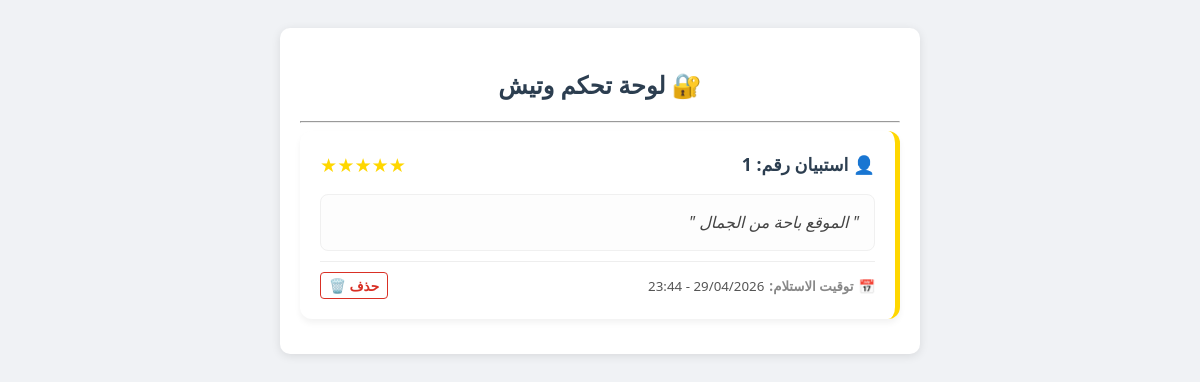
/admin, run on an earlier commit of the app's database.
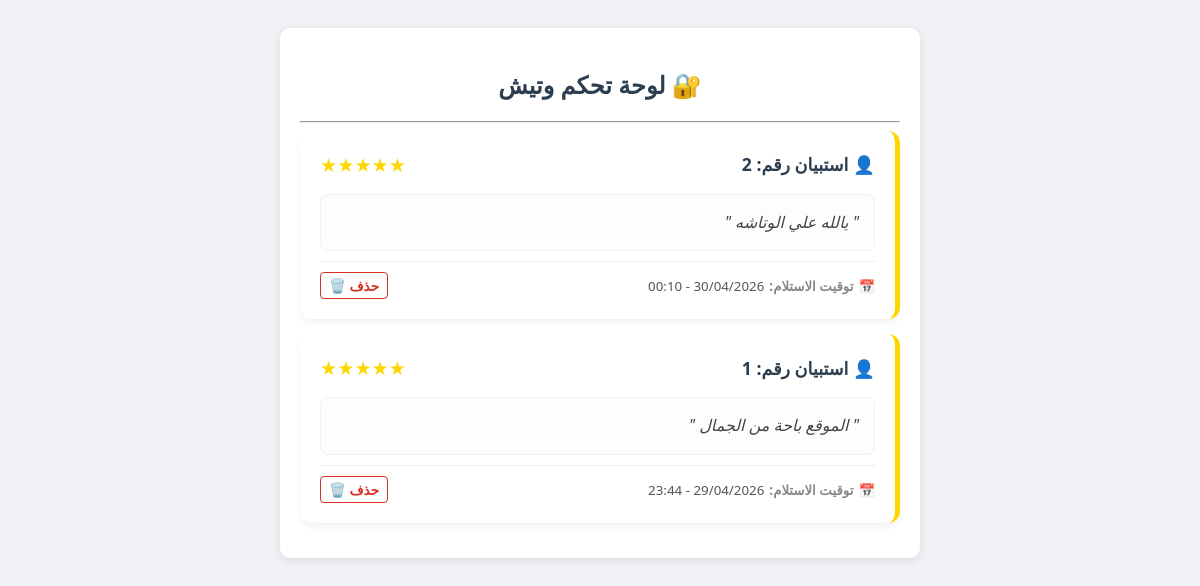
And on a later commit of the database.
### CURRENCY_PRICES.py (models this page shows)
class Survey(db.Model):
    id = db.Column(db.Integer, primary_key=True)
    feedback = db.Column(db.Text)
    created_at = db.Column(db.DateTime, default=datetime.utcnow)

### CURRENCY_PRICES.py (the view)
@app.route('/admin') # أو الرابط اللي بتستخدمه
def admmin():
    conn = sqlite3.connect('wateesh.db')
    conn.row_factory = sqlite3.Row
    query = """
    SELECT id, feedback, rating,
    strftime('%d/%m/%Y - %H:%M', created_at) as created_at
    FROM survey ORDER BY id DESC
    """
    surveys = conn.execute(query).fetchall()
    conn.close()
    return render_template('admin.html', surveys=surveys)

### templates/admin.html (shortened to what this page needs)
<!DOCTYPE html>
<html lang="ar" dir="rtl">
<head>
</head>
<body>
<div class="card">
    <h2 style="text-align: center; color: #2c3e50;">🔐 لوحة تحكم وتيش</h2>
    <hr>
    {% for item in surveys %}
    <div class="survey-item" style="direction: rtl; text-align: right; border-right: 5px solid #FFD700; background: #fff; padding: 20px; margin-bottom: 15px; border-radius: 12px; box-shadow: 0 4px 6px rgba(0,0,0,0.05); position: relative;">
        <div style="display: flex; justify-content: space-between; align-items: center; margin-bottom: 15px;">
            <div style="display: flex; align-items: center; gap: 10px;">
                <strong style="font-size: 1.1rem; color: #2c3e50;">👤 استبيان رقم: {{ item['id'] }}</strong>
            </div>
            <div style="color: #FFD700; font-size: 1.2rem; direction: ltr;">
                {% for i in range(item['rating']|int) %}★{% endfor %}
            </div>
        </div>
        <p style="background: #fdfdfd; padding: 15px; border-radius: 8px; border: 1px solid #f0f0f0; color: #444; font-style: italic; line-height: 1.6; margin-bottom: 10px;">
            " {{ item['feedback'] }} "
        </p>
        <div style="display: flex; justify-content: space-between; align-items: center; margin-top: 10px; border-top: 1px solid #eee; padding-top: 10px;">
            <small style="color: #888; display: flex; align-items: center; gap: 5px;">
                📅 <strong>توقيت الاستلام:</strong>
                <span style="color: #555;">{{ item['date_formatted'] if item['date_formatted'] else item['created_at'] }}</span>
            </small>
            <a href="{{ url_for('delete_survey', id=item['id']) }}" class="btn-delete" onclick="return confirm('عايز تحذف الرأي ده؟')">حذف 🗑️</a>
        </div>
    </div>
    {% else %}
        <p style="text-align: center; color: #999;">لا يوجد استبيانات مستلمة حالياً.</p>
    {% endfor %}
</div>
</body>
</html>

### templates/admin.html (style rules this page uses)
body { font-family: 'Segoe UI', Tahoma, sans-serif; background: #f0f2f5; padding: 20px; direction: rtl; }
.card { background: white; padding: 20px; border-radius: 10px; box-shadow: 0 2px 10px rgba(0,0,0,0.1); max-width: 600px; margin: auto; }
.btn-delete { color: #d93025; text-decoration: none; font-size: 0.85em; font-weight: bold; border: 1px solid #d93025; padding: 3px 8px; border-radius: 4px; transition: 0.3s; float: left; }

What changed in the data, as far as the page shows it:
added Survey: id "2", rating "5" (drawn), feedback "يالله علي الوتاشه", item "30/04/2026 - 00:10"
